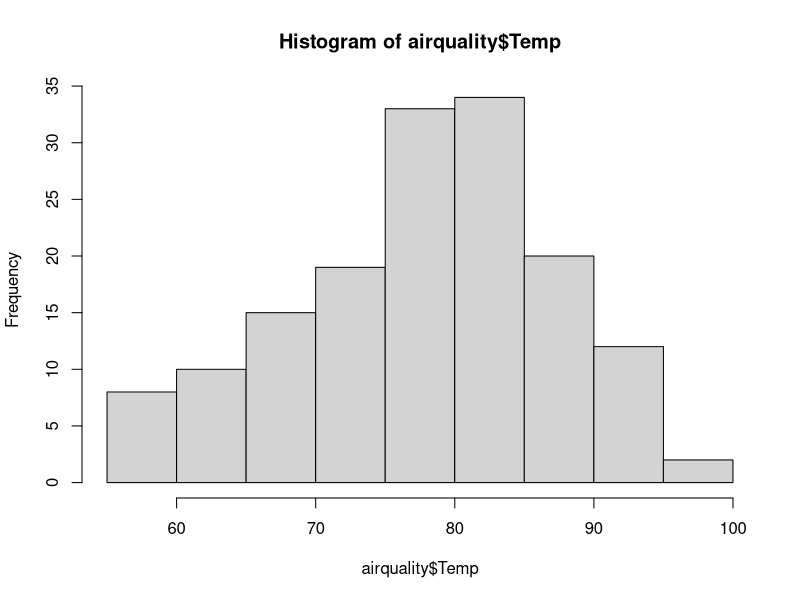
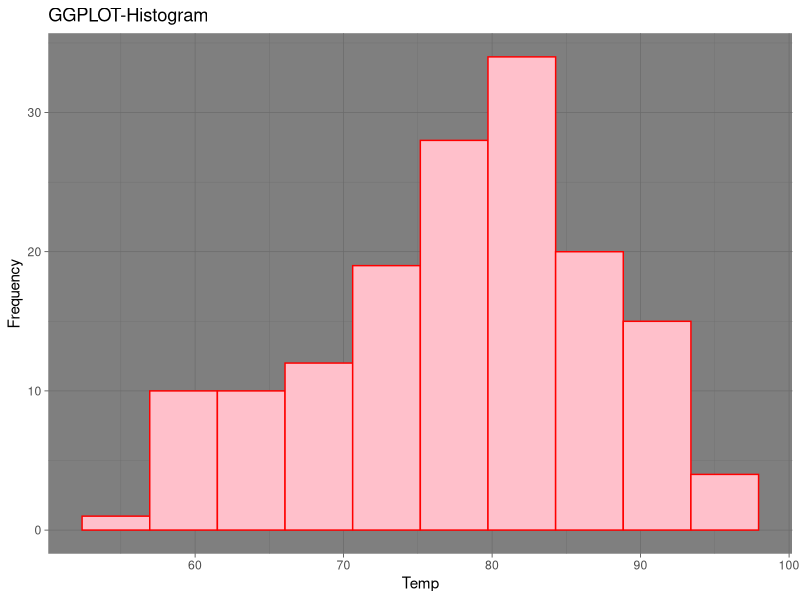

Recreate these plots in R, in order.
?airquality
class(airquality)
hist(airquality$Temp)

air_q <- as.data.frame(airquality)
class(air_q)
View(air_q)

library(ggplot2)
ggplot(
  air_q,
  aes(x=Temp)
)+
  geom_histogram(
    bins = 10,
    fill="pink", 
    col="red")+
  labs(
    title = "GGPLOT-Histogram",
    y = "Frequency")+
  theme_dark()
